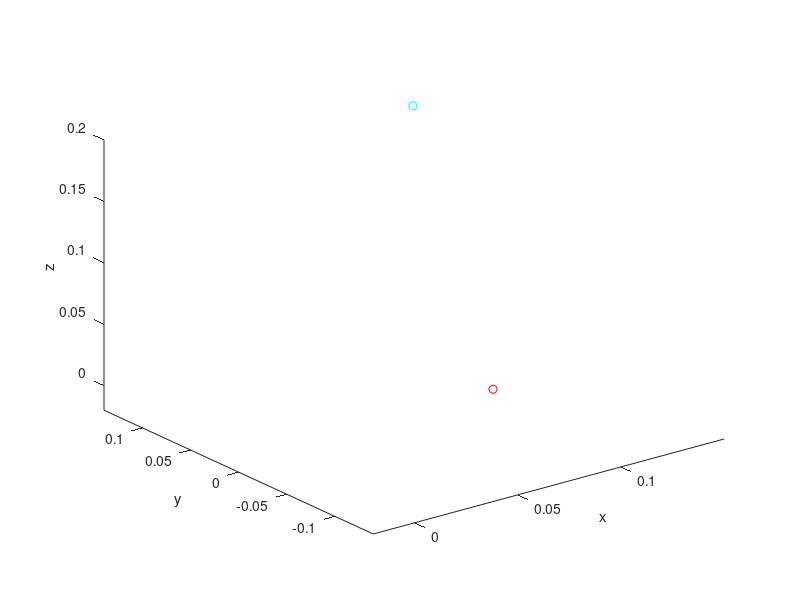

Here is the MATLAB script that generated this plot: (Note: this script raises an error after producing the figure.)
%{
%--------------------------------------------------------------------------
%--------------------------------------------------------------------------
% 
%   Copyright (C) 2017 Trinity Robotics Group.
%
%
%   FILENAME:   InverseKinematics.m 
%
%
%   DATE: 27/02/2017
%
%
%   DESCRIPTION: program to compute the inverse kinematics of a 3 d.o.f
%                RRR manipulator.
%
%
%   AUTHOR: Andrew Murtagh, 
%           Trinity Robotics Group, Trinity College Dublin.
%
%
%   NOTES: -Jacobian transposition.
%          -orientation is not considered, only position.
%          -terminates once threshold distance to goal is reached.
%          -forward kinematics are also computed for visualising positions.
%
%
%   VERSION: v1
%
%--------------------------------------------------------------------------
%--------------------------------------------------------------------------
%}


close all; clear; clc;
O = [1  0   0   0;
     0  1   0   0;
     0  0   1   0;
     0  0   0   1];
figure('units','normalized','outerposition',[0 0 1 1]);
title('Inverse Kinematics'); 
 
 
 
 
%--------------------------------------------------------------------------
%Define parameters
%--------------------------------------------------------------------------
%DH parameters
la_a_1 = 0;
la_alpha_1 = -90;
la_d_1 = 0.1; 
LA_THETA_1 = 45;                                % base angle

la_a_2 = 0.1;
la_alpha_2 = 0; 
la_d_2 = 0; 
LA_THETA_2 = -45;                               % shoulder angle

la_a_3 = 0.1;
la_alpha_3 = 0; 
la_d_3 = 0;
LA_THETA_3 = 45;                                % elbow angle

%IK parameters
goal = [0.08 -0.05 0.02]';                
currX =0; currY=0; currZ=0;
alpha = 15;
distance_threshold = 0.01;
%--------------------------------------------------------------------------



%do-while loop not in matlab so have a flag for first iteration.
First = true;
while sqrt(power(goal(1) - currX,2) + power(goal(2) - currY,2) + power(goal(3) - currZ,2))> distance_threshold || First
    %----------------------------------------------------------------------
    %Inverse Kinematics
    %----------------------------------------------------------------------
    %rename joints for convenience
    q1 = LA_THETA_1;
    q2 = LA_THETA_2;
    q3 = LA_THETA_3;

    %compute current position according to overall transformation matrix
    currX = 0.1*cosd(q1)*cosd(q2)*cosd(q3) - 0.1*cosd(q1)*sind(q2)*sind(q3) + 0.1*cosd(q1)*cosd(q2);
    currY = 0.1*sind(q1)*cosd(q2)*cosd(q3) - 0.1*sind(q1)*sind(q2)*sind(q3) + 0.1*sind(q1)*cosd(q2);
    currZ = 0.1 -0.1*cosd(q3)*sind(q2) - 0.1*cosd(q2)*sind(q3) - 0.1*sind(q2);

    %plot current position
    plot3(currX, currY, currZ, 'co');
    xlim([-0.02 0.15]); 
    ylim([-0.14 0.14]);
    zlim([-0.02 0.2]);
    xlabel('x');
    ylabel('y');
    zlabel('z');
    axis manual; 
    hold on;
    %plot goal point
    plot3(goal(1), goal(2), goal(3), 'ro');
    
    

    %Compute Jacobian
    J = [];
    J(1,1) = -0.1*sind(q1)*cosd(q2)*cosd(q3) + 0.1*sind(q1)*sind(q2)*sind(q3) - 0.1*sind(q1)*cosd(q2);
    J(1,2) = -0.1*cosd(q1)*sind(q2)*cosd(q3) - 0.1*cosd(q1)*cosd(q2)*sind(q3) - 0.1*cosd(q1)*sind(q2);
    J(1,3) = -0.1*cosd(q1)*cosd(q2)*sind(q3) - 0.1*cosd(q1)*sind(q2)*cosd(q3);
 
    J(2,1) = 0.1*cosd(q1)*cosd(q2)*cosd(q3) - 0.1*cosd(q1)*sind(q2)*sind(q3) + 0.1*cosd(q1)*cosd(q2);
    J(2,2) = -0.1*sind(q1)*sind(q2)*cosd(q3) - 0.1*cosd(q1)*sind(q2)*sind(q3) + 0.1*cosd(q1)*cosd(q2);
    J(2,3) = -0.1*sind(q1)*cosd(q2)*sind(q3) - 0.1*sind(q1)*sind(q2)*cosd(q3);
 
    J(3,1) = 0;
    J(3,2) = -0.1*cosd(q3)*cosd(q2) + 0.1*sind(q2)*sind(q3) - 0.1*cosd(q2);
    J(3,3) = 0.1*sind(q3)*sind(q2) - 0.1*cosd(q2)*cosd(q3);
 
    %Get delta e
    delta_e = [goal(1) - currX, goal(2) - currY, goal(3) - currZ]';
    %theta_vec = (J'*inv(J*J'))*goal;
    delta_q = alpha*J'*delta_e;
    
    %update joint postions
    LA_THETA_1 = LA_THETA_1 + delta_q(1);
    LA_THETA_2 = LA_THETA_2 + delta_q(2);
    LA_THETA_3 = LA_THETA_3 + delta_q(3);
    
    




    %----------------------------------------------------------------------
    %Visualise manipulator with forward kinematics
    %----------------------------------------------------------------------
    %transformation matrices from DH
    la_A1 = DH(la_a_1, la_alpha_1, la_d_1, LA_THETA_1);
    la_A2 = DH(la_a_2, la_alpha_2, la_d_2, LA_THETA_2);
    la_A3 = DH(la_a_3, la_alpha_3, la_d_3, LA_THETA_3);
    
    %coordinates from transformation matrices
    la_0 = O*[0 0 0 1]';
    la_1 = O*la_A1*[0 0 0 1]';
    la_2 = O*la_A1*la_A2*[0 0 0 1]';
    la_3 = O*la_A1*la_A2*la_A3*[0 0 0 1]';

    la_coord = zeros(4,3);
    la_coord(2,1:3) = la_1(1:3);
    la_coord(3,1:3) = la_2(1:3);
    la_coord(4,1:3) = la_3(1:3);

    %draw linkages and coordinate frames
    plot3(la_coord(1:4,1), la_coord(1:4,2), la_coord(1:4,3), '-y', 'LineWidth', 2);
    drawCoordFrame(O,'O'); 
    drawCoordFrame(O*la_A1,'A1'); 
    drawCoordFrame(O*la_A1*la_A2,'A2'); 
    drawCoordFrame(O*la_A1*la_A2*la_A3,'A3'); 
    %----------------------------------------------------------------------

    
    
    hold off;
    First = false;
    pause(0.01);
    

end







%--------------------------------------------------------------------------
%functions
%--------------------------------------------------------------------------
function A = Rx(theta)
    A = [1    0                 0           0
         0    cosd(theta)     -sind(theta)	0;
         0    sind(theta)     cosd(theta)   0;
         0    0               0             1];

end

function A = Ry(theta)
    A = [cosd(theta)    0	sind(theta)     0
         0              1   0           	0;
         -sind(theta)   0   cosd(theta)     0;
         0              0   0               1];

end

function A = Rz(theta)
    A = [cosd(theta)    -sind(theta)	0   0
         sind(theta)    cosd(theta)     0	0;
         0              0               1   0;
         0              0               0   1];

end

function A = DH(a, alpha, d, theta)
    A = [cosd(theta)    -sind(theta)*cosd(alpha)    sind(theta)*sind(alpha)     a*cosd(theta);
         sind(theta)    cosd(theta)*cosd(alpha)     -cosd(theta)*sind(alpha)	a*sind(theta);
         0              sind(alpha)                 cosd(alpha)                 d;
         0              0                           0                           1];

end

function drawCoordFrame(A, stringsd) 
    scale = 0.02;
    plot3(   [A(1,4) A(1,4)+scale*A(1,1)],  [A(2,4) A(2,4)+scale*A(2,1)],  [A(3,4) A(3,4)+scale*A(3,1)],'r', ...
            [A(1,4) A(1,4)+scale*A(1,2)],  [A(2,4) A(2,4)+scale*A(2,2)],  [A(3,4) A(3,4)+scale*A(3,2)],'g', ... 
            [A(1,4) A(1,4)+scale*A(1,3)],  [A(2,4) A(2,4)+scale*A(2,3)],  [A(3,4) A(3,4)+scale*A(3,3)],'b');
    text(A(1,4)+scale*A(1,1), A(2,4)+scale*A(2,1), A(3,4)+scale*A(3,1), stringsd, 'FontSize', 8);
    text(A(1,4)+scale*A(1,2), A(2,4)+scale*A(2,2), A(3,4)+scale*A(3,2), stringsd, 'FontSize', 8);
    text(A(1,4)+scale*A(1,3), A(2,4)+scale*A(2,3), A(3,4)+scale*A(3,3), stringsd, 'FontSize', 8);
end

    
